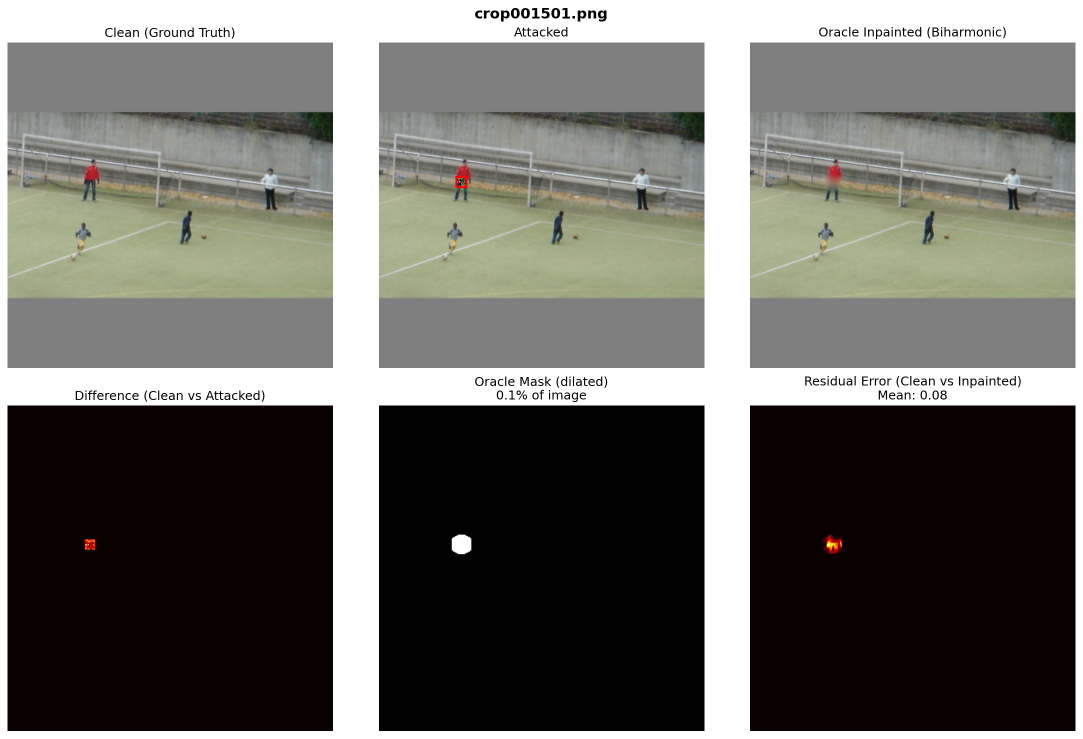
#> input picture experiments/exp_20260202_visual_recovery/oracle_test/inria/oracle_crop001501.png, 2165 x 1477 px (shown at 1/2 size); its folder holds only this picture in this run
$ python oracle_inpaint_test.py --clean_dir ../experiments/exp_20260202_visual_recovery/oracle_test/inria --attacked_dir ../experiments/exp_20260202_visual_recovery/oracle_test/inria
#> lines starting #> are read from the running program, lines starting #| are printed output that depends on the picture
"""
Oracle Inpainting Test

Ground-truthマスク（パッチ位置の正解）を使用してインペインティングを行い、
biharmonicインペインティングの上限性能を確認する。

目的: マスク精度の問題 vs インペインティング手法の問題を切り分ける
"""

import numpy as np
import matplotlib.pyplot as plt
from matplotlib.backends.backend_pdf import PdfPages
import cv2
import os
import argparse
from PIL import Image
from skimage.restoration import inpaint_biharmonic


def find_patch_region(clean_img, attacked_img, threshold=30):
    """
    Clean画像とAttacked画像の差分からパッチ領域を検出する。

    Args:
        clean_img: クリーン画像 (H, W, 3), uint8
        attacked_img: 攻撃画像 (H, W, 3), uint8
        threshold: 差分閾値

    Returns:
        mask: パッチ領域のバイナリマスク (H, W), bool
        bbox: パッチのバウンディングボックス (x, y, w, h)
    """
    # 差分計算
    diff = np.abs(clean_img.astype(np.float32) - attacked_img.astype(np.float32))
    diff_gray = diff.mean(axis=2)

    # 閾値処理
    mask = diff_gray > threshold

    # モルフォロジー処理でノイズ除去
    kernel = cv2.getStructuringElement(cv2.MORPH_ELLIPSE, (5, 5))
    mask_uint8 = mask.astype(np.uint8) * 255
    mask_uint8 = cv2.morphologyEx(mask_uint8, cv2.MORPH_CLOSE, kernel)
    mask_uint8 = cv2.morphologyEx(mask_uint8, cv2.MORPH_OPEN, kernel)
    mask = mask_uint8 > 0

    # バウンディングボックス
    contours, _ = cv2.findContours(mask.astype(np.uint8), cv2.RETR_EXTERNAL, cv2.CHAIN_APPROX_SIMPLE)
    if contours:
        largest = max(contours, key=cv2.contourArea)
        x, y, w, h = cv2.boundingRect(largest)
        bbox = (x, y, w, h)
    else:
        bbox = None

    return mask, bbox


def oracle_inpaint(attacked_img, mask):
    """
    Oracleマスクを使用してbiharmonicインペインティングを実行。

    Args:
        attacked_img: 攻撃画像 (H, W, 3), float [0, 1]
        mask: パッチ領域のマスク (H, W), bool

    Returns:
        inpainted: インペインティング後の画像 (H, W, 3), float [0, 1]
    """
    inpainted = inpaint_biharmonic(attacked_img, mask, channel_axis=-1)
    return inpainted


def compare_masks(generated_mask, oracle_mask):
    """
    生成マスクとOracleマスクを比較。

    Returns:
        iou: Intersection over Union
        precision: 正確さ（oracleの何%をカバーしているか）
        recall: 再現率（生成マスクの何%がoracleと一致するか）
    """
    intersection = (generated_mask & oracle_mask).sum()
    union = (generated_mask | oracle_mask).sum()

    iou = intersection / union if union > 0 else 0

    oracle_total = oracle_mask.sum()
    generated_total = generated_mask.sum()

    precision = intersection / generated_total if generated_total > 0 else 0
    recall = intersection / oracle_total if oracle_total > 0 else 0

    return iou, precision, recall


def visualize_oracle_test(clean_path, attacked_path, output_path,
                          generated_mask=None, diff_threshold=30):
    """
    Oracle inpaintingのテスト結果を可視化。
    """
#> called with diff_threshold = 30
    # 画像読み込み
    clean_img = np.array(Image.open(clean_path).convert('RGB').resize((416, 416)))
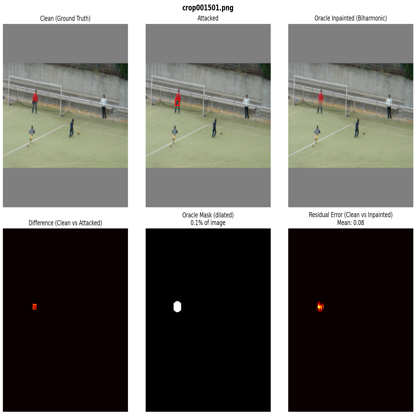
#> clean_img: shape (416, 416, 3); mean R, G, B 108.2, 106.5, 101.7
    attacked_img = np.array(Image.open(attacked_path).convert('RGB').resize((416, 416)))

    # Oracle mask生成（差分ベース）
    oracle_mask, bbox = find_patch_region(clean_img, attacked_img, threshold=diff_threshold)
#> in find_patch_region, `diff = np.abs(clean_img.astype(np.float32) - attacked_img.astype(np.fl..`: diff: shape (416, 416, 3) float32; every value is 0
#> in find_patch_region, `diff_gray = diff.mean(axis=2)`: diff_gray: shape (416, 416) float32; every value is 0
#> in find_patch_region, `mask = diff_gray > threshold`: mask: shape (416, 416) bool; every value is 0
#> in find_patch_region, `contours, _ = cv2.findContours(mask.astype(np.uint8), cv2.RETR_EXTERNA..`: contours = []

    # マスクを少し膨張（境界のアーティファクト防止）
    kernel = cv2.getStructuringElement(cv2.MORPH_ELLIPSE, (7, 7))
    oracle_mask_dilated = cv2.dilate(oracle_mask.astype(np.uint8), kernel, iterations=2) > 0

    # Oracle inpainting
    attacked_float = attacked_img / 255.0
    oracle_inpainted = oracle_inpaint(attacked_float, oracle_mask_dilated)

    # マスクカバレッジ
    mask_coverage = oracle_mask.sum() / oracle_mask.size * 100
#> mask_coverage = 0

    # 可視化
    fig, axes = plt.subplots(2, 3, figsize=(15, 10))

    # Row 1: 画像比較
    axes[0, 0].imshow(clean_img)
    axes[0, 0].set_title('Clean (Ground Truth)', fontsize=12)
    axes[0, 0].axis('off')

    axes[0, 1].imshow(attacked_img)
    axes[0, 1].set_title('Attacked', fontsize=12)
    if bbox:
        x, y, w, h = bbox
        rect = plt.Rectangle((x, y), w, h, fill=False, edgecolor='red', linewidth=2)
        axes[0, 1].add_patch(rect)
    axes[0, 1].axis('off')

    axes[0, 2].imshow((oracle_inpainted * 255).astype(np.uint8))
    axes[0, 2].set_title('Oracle Inpainted (Biharmonic)', fontsize=12)
    axes[0, 2].axis('off')

    # Row 2: マスクと差分
    # 差分画像
    diff = np.abs(clean_img.astype(np.float32) - attacked_img.astype(np.float32))
    axes[1, 0].imshow(diff.mean(axis=2), cmap='hot')
    axes[1, 0].set_title('Difference (Clean vs Attacked)', fontsize=12)
    axes[1, 0].axis('off')

    # Oracle mask
    axes[1, 1].imshow(oracle_mask_dilated, cmap='gray')
    axes[1, 1].set_title(f'Oracle Mask (dilated)\n{mask_coverage:.1f}% of image', fontsize=12)
    axes[1, 1].axis('off')

    # Inpainting結果と元画像の差分
    inpainted_diff = np.abs(clean_img.astype(np.float32) - (oracle_inpainted * 255))
#> inpainted_diff: shape (416, 416, 3) float64; every value is 0
    axes[1, 2].imshow(inpainted_diff.mean(axis=2), cmap='hot')
    inpaint_error = inpainted_diff.mean()
#> inpaint_error = 0
    axes[1, 2].set_title(f'Residual Error (Clean vs Inpainted)\nMean: {inpaint_error:.2f}', fontsize=12)
    axes[1, 2].axis('off')

    plt.suptitle(os.path.basename(clean_path), fontsize=14, fontweight='bold')
    plt.tight_layout()

    # 保存
    os.makedirs(os.path.dirname(output_path), exist_ok=True)
    plt.savefig(output_path, dpi=150, bbox_inches='tight')
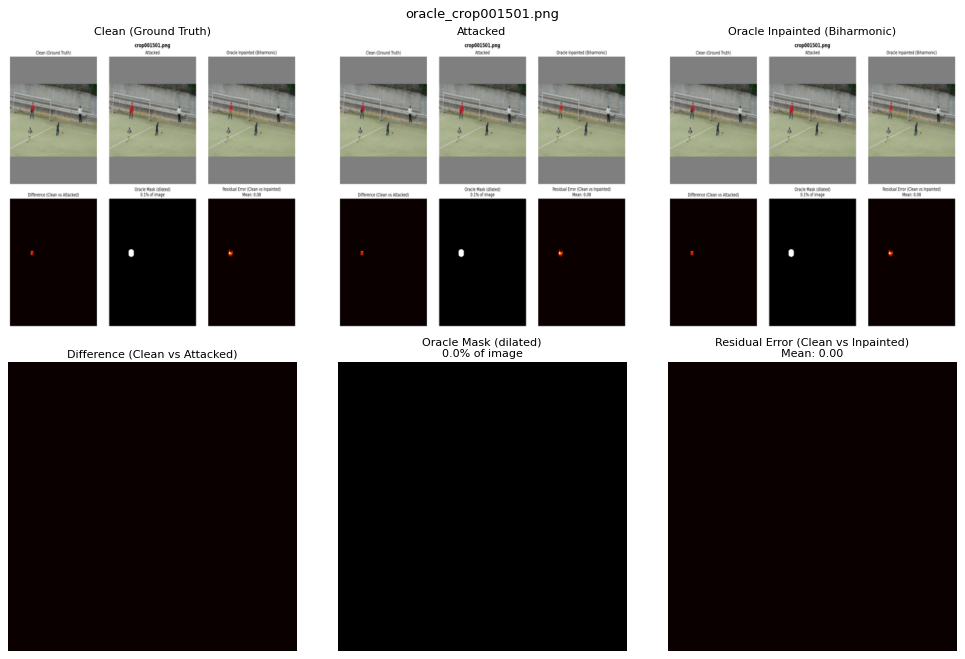
#> figure drawn by matplotlib, 6 panels
    plt.close()

    print(f'Saved: {output_path}')

    return {
        'mask_coverage': mask_coverage,
        'inpaint_error': inpaint_error,
        'bbox': bbox,
        'oracle_mask': oracle_mask_dilated,
        'oracle_inpainted': oracle_inpainted
    }


def main():
    parser = argparse.ArgumentParser(description='Oracle Inpainting Test')
    parser.add_argument('--clean_dir', type=str, required=True,
                        help='Directory containing clean images')
    parser.add_argument('--attacked_dir', type=str, required=True,
                        help='Directory containing attacked images')
    parser.add_argument('--output_dir', type=str,
                        default='experiments/exp_20260202_visual_recovery/oracle_test',
                        help='Output directory')
    parser.add_argument('--diff_threshold', type=int, default=30,
                        help='Threshold for patch detection')
    parser.add_argument('--num_images', type=int, default=10,
                        help='Number of images to process')

    args = parser.parse_args()

    # 画像リスト取得
    clean_images = sorted([f for f in os.listdir(args.clean_dir)
                          if f.endswith(('.png', '.jpg', '.jpeg'))])[:args.num_images]

    print(f'Processing {len(clean_images)} images...')
    print(f'Diff threshold: {args.diff_threshold}')

    results = []
    for img_name in clean_images:
        clean_path = os.path.join(args.clean_dir, img_name)
        attacked_path = os.path.join(args.attacked_dir, img_name)

        if not os.path.exists(attacked_path):
            print(f'Skipping {img_name}: attacked version not found')
            continue

        output_path = os.path.join(args.output_dir, f'oracle_{img_name}')

        try:
            result = visualize_oracle_test(
                clean_path, attacked_path, output_path,
                diff_threshold=args.diff_threshold
            )
#> result = 5 items
            result['image_name'] = img_name
            results.append(result)
        except Exception as e:
            print(f'Error processing {img_name}: {e}')
            import traceback
            traceback.print_exc()
            continue

    # サマリー
    print('\n' + '='*60)
    print('Oracle Inpainting Test Summary')
    print('='*60)
    print(f'{"Image":<25} {"Mask %":>10} {"Error":>10}')
    print('-'*60)

    total_error = 0
    for r in results:
        print(f'{r["image_name"]:<25} {r["mask_coverage"]:>10.2f} {r["inpaint_error"]:>10.2f}')
        total_error += r["inpaint_error"]
#> this loop made 1 pass
#> total_error on pass 1: 0
#| oracle_crop001501.png           0.00       0.00
#> after the loop, total_error = 0

    avg_error = total_error / len(results) if results else 0
#> avg_error = 0
    print('-'*60)
    print(f'{"Average":<25} {"":>10} {avg_error:>10.2f}')
#| Average                                    0.00

    print(f'\nResults saved to: {args.output_dir}')


if __name__ == '__main__':
    main()

$ run again, on experiments/exp_20260202_visual_recovery/oracle_test/voc/oracle_000001.png
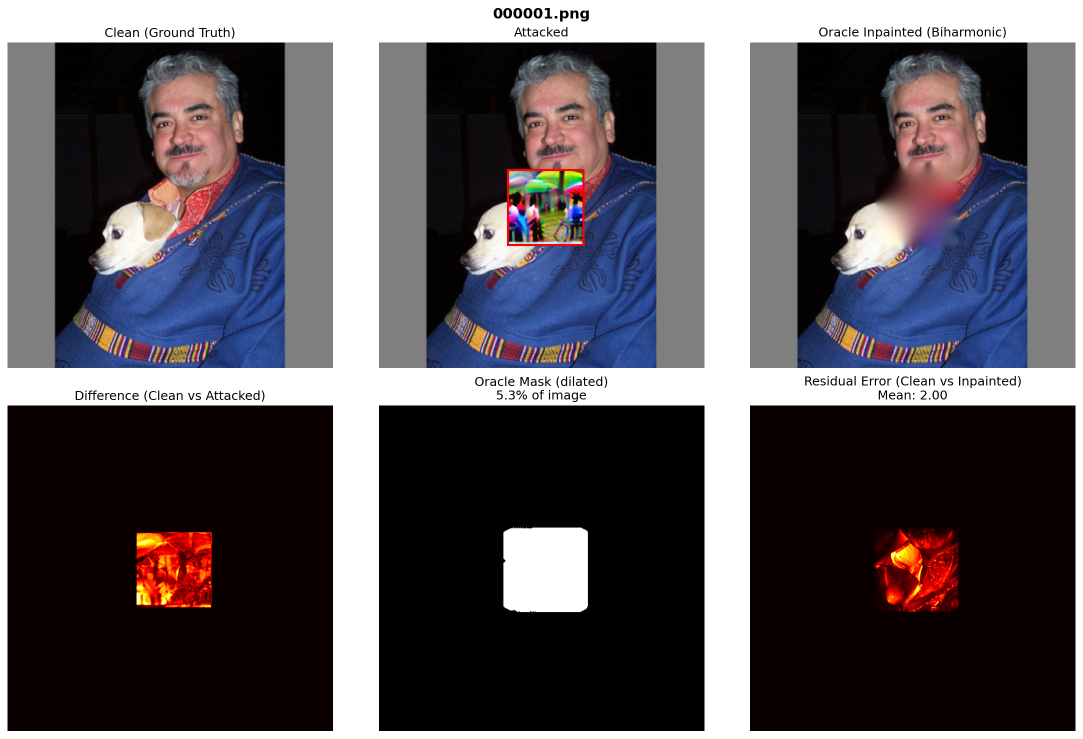
#> input picture experiments/exp_20260202_visual_recovery/oracle_test/voc/oracle_000001.png, 2165 x 1477 px (shown at 1/2 size)
#> in visualize_oracle_test, `clean_img = np.array(Image.open(clean_path).convert('RGB').resize((416..`:
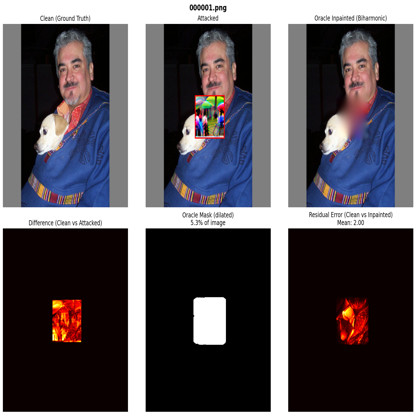
#> clean_img: shape (416, 416, 3); mean R, G, B 90.6, 85.4, 90.6
#> diff: shape (416, 416, 3) float32; every value is 0
#> diff_gray: shape (416, 416) float32; every value is 0
#> mask: shape (416, 416) bool; every value is 0
#> contours = []
#> mask_coverage = 0
#> inpainted_diff: shape (416, 416, 3) float64; every value is 0
#> result = 5 items
#> total_error = 0

$ run again, on experiments/exp_20260202_visual_recovery/oracle_test/inria/oracle_crop001511.png
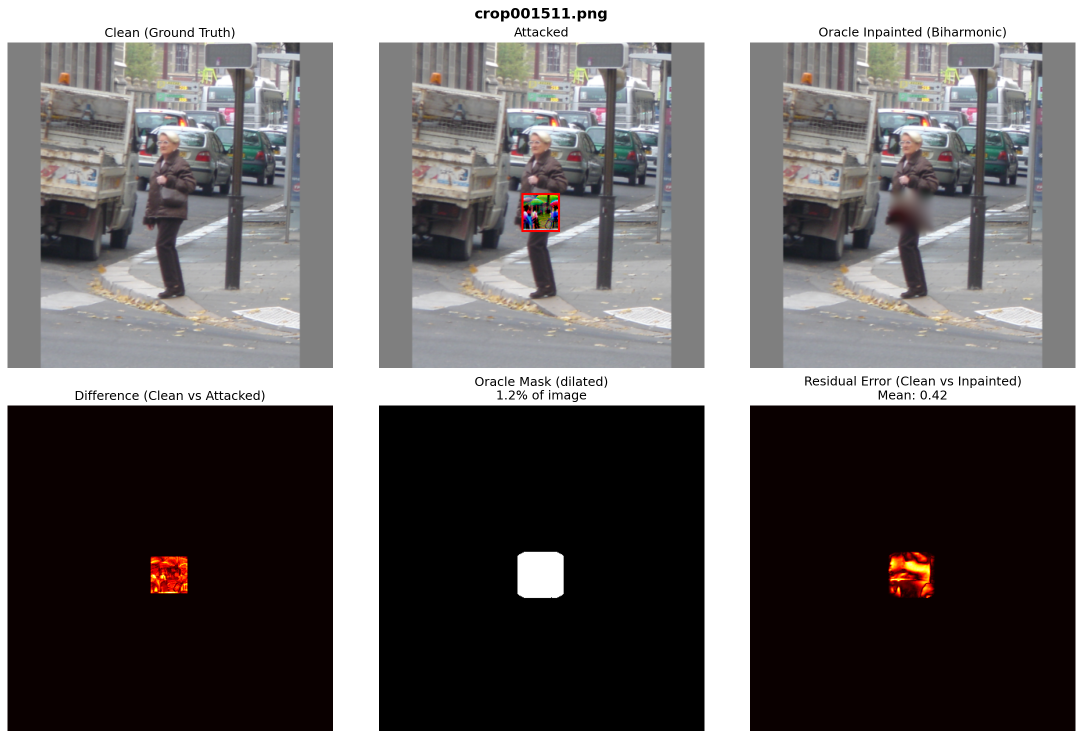
#> input picture experiments/exp_20260202_visual_recovery/oracle_test/inria/oracle_crop001511.png, 2165 x 1477 px (shown at 1/2 size)
#> in visualize_oracle_test, `clean_img = np.array(Image.open(clean_path).convert('RGB').resize((416..`:
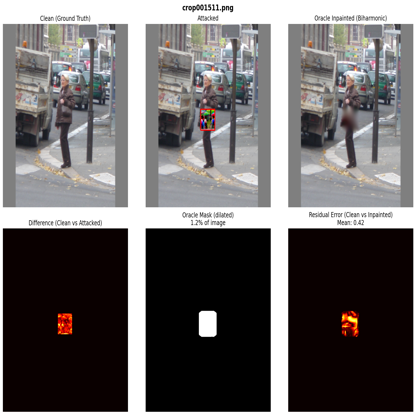
#> clean_img: shape (416, 416, 3); mean R, G, B 109.6, 106, 106.1
#> diff: shape (416, 416, 3) float32; every value is 0
#> diff_gray: shape (416, 416) float32; every value is 0
#> mask: shape (416, 416) bool; every value is 0
#> contours = []
#> mask_coverage = 0
#> inpainted_diff: shape (416, 416, 3) float64; every value is 0
#> result = 5 items
#> the loop in main, `for r in results:` made 1 pass
#> total_error on pass 1: 0
#> (printed output is left out)
#> after the loop in main, `for r in results:`: total_error = 0
#| Average                                    0.00
